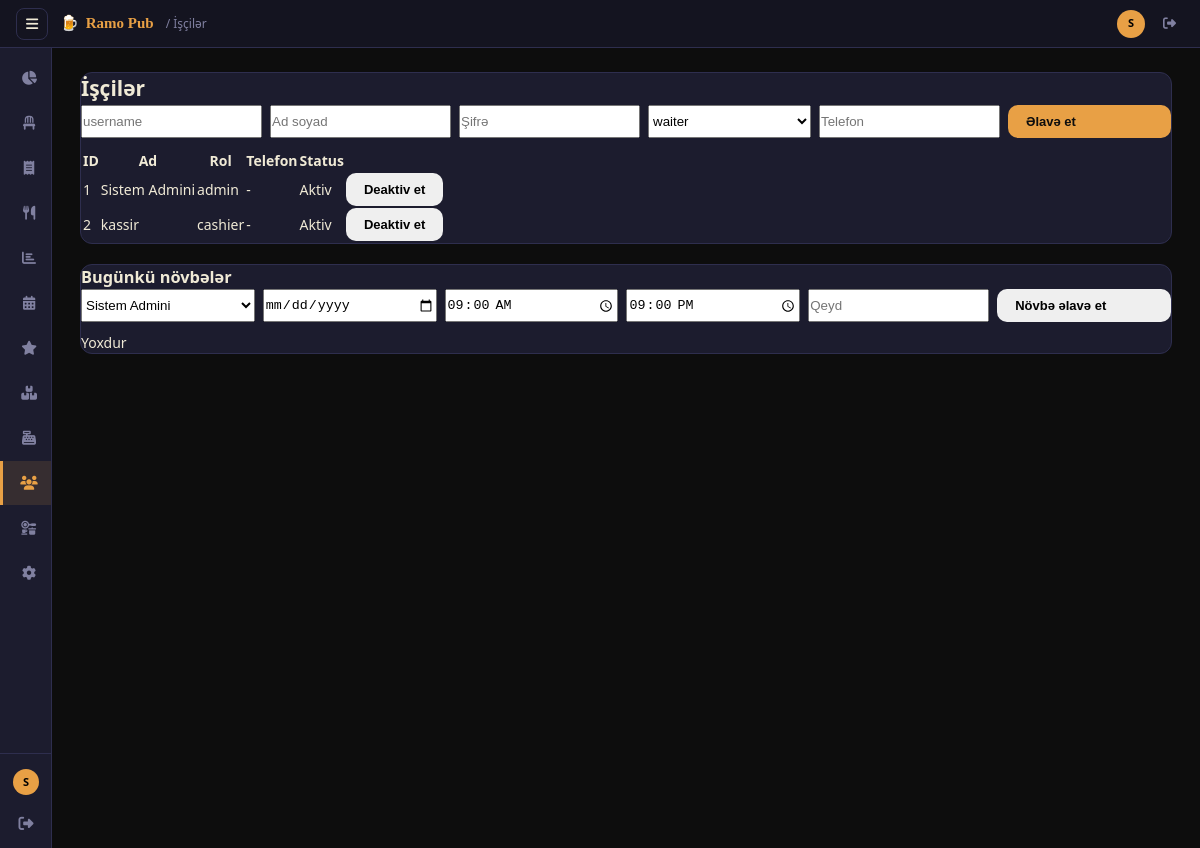
Page /staff/ (signed in) on the committed database.
### database/models.py (models this page shows)
class User(Base):
    __tablename__ = "users"
    id         = Column(Integer, primary_key=True, index=True)
    username   = Column(String(50), unique=True, nullable=False)
    full_name  = Column(String(100), nullable=False)
    password   = Column(String(255), nullable=False)  # bcrypt hash
    role       = Column(Enum(UserRole), nullable=False)
    phone      = Column(String(20))
    is_active  = Column(Boolean, default=True)
    created_at = Column(DateTime, server_default=func.now())
    updated_at = Column(DateTime, onupdate=func.now())
    orders     = relationship("Order", back_populates="waiter")
    shifts     = relationship("Shift", back_populates="user")

### web/routes/staff.py (the view)
@staff_bp.route("/")
@permission_required("manage_users")
def index():
    users = staff_service.get_all_staff(g.db, active_only=False)
    shifts = staff_service.get_today_shifts(g.db)
    return render_template("staff/index.html", users=users, shifts=shifts)

### database/connection.py (called while the page is built)
def get_db():
    if SessionLocal is None:
        raise RuntimeError("Verilənlər bazası inisializasiya edilməyib.")
    return SessionLocal()

### modules/auth/permissions.py (called while the page is built)
    def get_permissions(self, role: str | None) -> Set[str]:
        if not role:
            return set()
        return ROLE_PERMISSIONS.get(role, set())

    def has_permission(self, role: str | None, permission: str) -> bool:
        return permission in self.get_permissions(role)

### modules/staff/staff_service.py (called while the page is built)
    def get_all_staff(self, db: Session, active_only: bool = True) -> List[User]:
        q = db.query(User)
        if active_only:
            q = q.filter(User.is_active == True)
        return q.order_by(User.full_name).all()

    def get_shifts(self, db: Session, user_id: Optional[int] = None,
                   target_date: Optional[date] = None) -> List[Shift]:
        q = db.query(Shift)
        if user_id:
            q = q.filter(Shift.user_id == user_id)
        if target_date:
            q = q.filter(Shift.date == target_date)
        return q.order_by(Shift.date.desc()).all()

    def get_today_shifts(self, db: Session) -> List[Shift]:
        return self.get_shifts(db, target_date=date.today())

### web/auth.py (called while the page is built)
def permission_required(permission: str) -> Callable:
    def decorator(f: Callable) -> Callable:
        @wraps(f)
        def decorated(*args: Any, **kwargs: Any):
            if "user" not in session:
                return redirect(url_for("auth.login"))
            role = session["user"].get("role")
            if not permission_service.has_permission(role, permission):
                flash("Bu əməliyyat üçün icazəniz yoxdur.", "danger")
                return redirect(url_for("dashboard.index"))
            return f(*args, **kwargs)
        return decorated
    return decorator

### web/templates/staff/index.html (shortened to what this page needs)
{% extends "base.html" %}
{% block breadcrumb %}İşçilər{% endblock %}
{% block content %}
<div class="card">
  <h2>İşçilər</h2>
  <form method="post" action="{{ url_for('staff.create') }}" style="display:grid;grid-template-columns:repeat(6,1fr);gap:8px;margin-bottom:10px;">
    <input name="username" placeholder="username" required>
    <input name="full_name" placeholder="Ad soyad" required>
    <input name="password" type="password" placeholder="Şifrə" required>
    <select name="role" id="staffRoleSelect"><option value="waiter">waiter</option></select>
    <input name="phone" placeholder="Telefon">
    <button class="btn btn-primary">Əlavə et</button>
  </form>
  <table class="table"><thead><tr><th>ID</th><th>Ad</th><th>Rol</th><th>Telefon</th><th>Status</th><th></th></tr></thead><tbody>
  {% for u in users %}
    <tr>
      <td>{{ u.id }}</td><td>{{ u.full_name }}</td><td>{{ u.role.value }}</td><td>{{ u.phone or '-' }}</td><td>{{ 'Aktiv' if u.is_active else 'Passiv' }}</td>
      <td>{% if u.is_active %}<form method="post" action="{{ url_for('staff.deactivate', user_id=u.id) }}"><button class="btn btn-danger">Deaktiv et</button></form>{% endif %}</td>
    </tr>
  {% endfor %}
  </tbody></table>
</div>
<div class="card" style="margin-top:12px;">
  <h3>Bugünkü növbələr</h3>
  <form method="post" action="{{ url_for('staff.create_shift') }}" style="display:grid;grid-template-columns:repeat(6,1fr);gap:8px;margin-bottom:10px;">
    <select name="user_id">{% for u in users %}<option value="{{ u.id }}">{{ u.full_name }}</option>{% endfor %}</select>
    <input name="date" type="date" required>
    <input name="start" type="time" value="09:00">
    <input name="end" type="time" value="21:00">
    <input name="notes" placeholder="Qeyd">
    <button class="btn">Növbə əlavə et</button>
  </form>
  <ul>{% for s in shifts %}<li>{{ s.user.full_name if s.user else '-' }} — {{ s.start_time }} - {{ s.end_time }}</li>{% else %}<li>Yoxdur</li>{% endfor %}</ul>
</div>
{% endblock %}

### web/static/css/style.css (style rules this page uses)
:root { --bg: #0D0D0D; --bg2: #141420; --bg3: #1C1C2E; --border: #2E2E4E; --text: #F0EAD6; --muted: #8080A0; --accent: #E8A045; --green: #2ECC71; --red: #E74C3C; --blue: #3498DB; --purple: #9B59B6; --amber: #E8A045; --sidebar-w: 0px; --radius: 12px; --shadow: 0 4px 24px rgba(0,0,0,0.5); --transition: 0.2s ease; }
*, *::before, *::after { box-sizing: border-box; margin: 0; padding: 0; }
html, body { height: 100%; font-family: "Segoe UI", "SF Pro Display", system-ui, sans-serif; background: var(--bg); color: var(--text); font-size: 14px; line-height: 1.5; }
body { display: flex; }
.card { background: var(--bg3); border: 1px solid var(--border); border-radius: var(--radius); overflow: hidden; margin-bottom: 20px; }
.btn { display: inline-flex; align-items: center; gap: 8px; padding: 9px 18px; border-radius: 10px; border: none; cursor: pointer; font-size: 13px; font-weight: 600; text-decoration: none; transition: var(--transition); white-space: nowrap; }
.btn-primary { background: var(--accent); color: var(--bg); }

### web/templates/base.html (style rules this page uses)
:root { --sb-icons: 52px; --sb-full: 220px; --tb-h: 48px; --anim: 0.2s cubic-bezier(.4,0,.2,1); }
*, *::before, *::after { box-sizing: border-box; }
html, body { height: 100%; margin: 0; padding: 0; }
body { display: flex; flex-direction: column; background: var(--bg, #0D0D0D); color: var(--text, #F0EAD6); font-family: "Segoe UI", system-ui, sans-serif; font-size: 14px; }

### rows in the picture
User: id "1", full_name "Sistem Admini", role.value "admin", phone "-", is_active "Aktiv"
User: id "2", full_name "kassir", role.value "cashier", phone "-", is_active "Aktiv"

### other values in the picture
{{ current_user.full_name[0] }} "S"
form field user_id "Sistem Admini"
